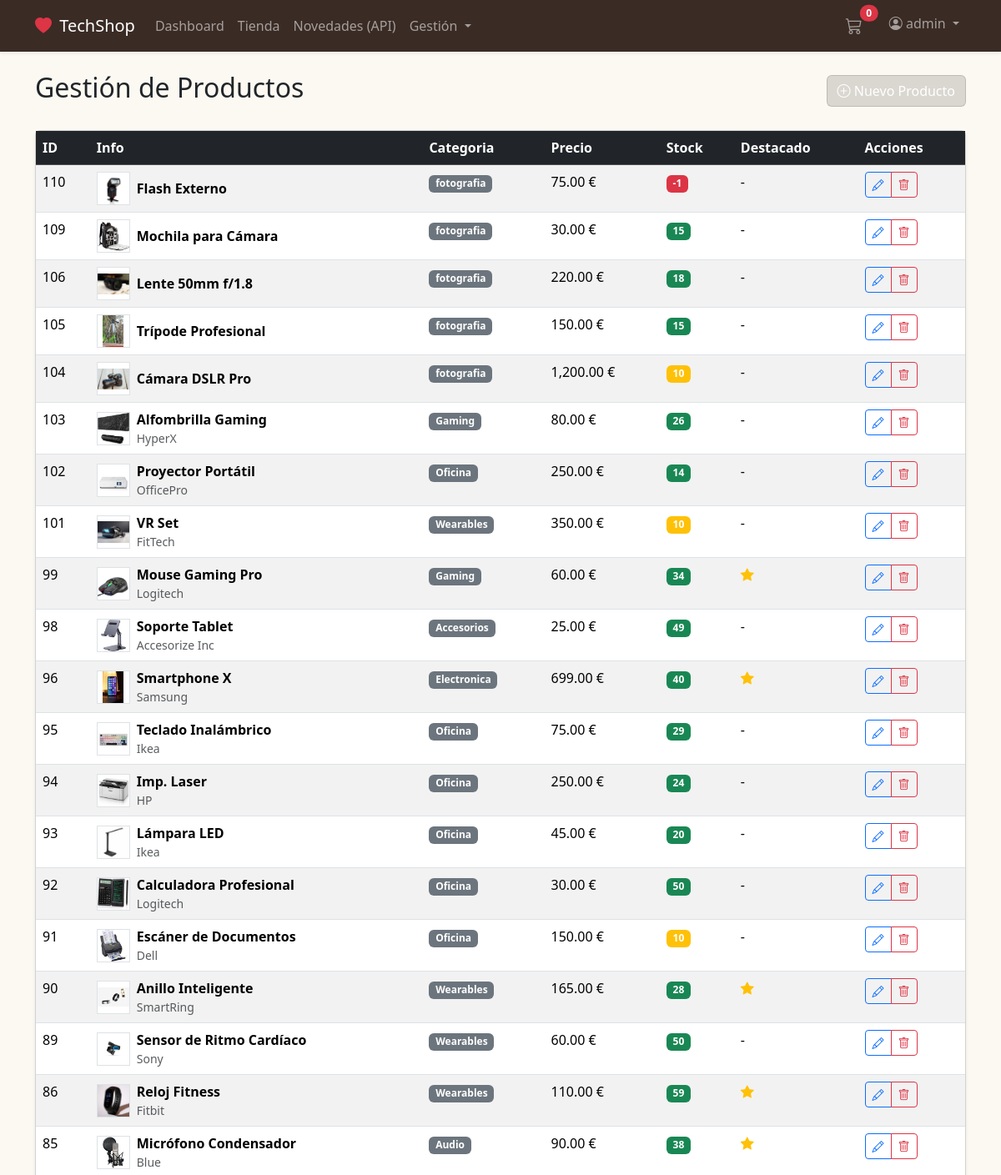
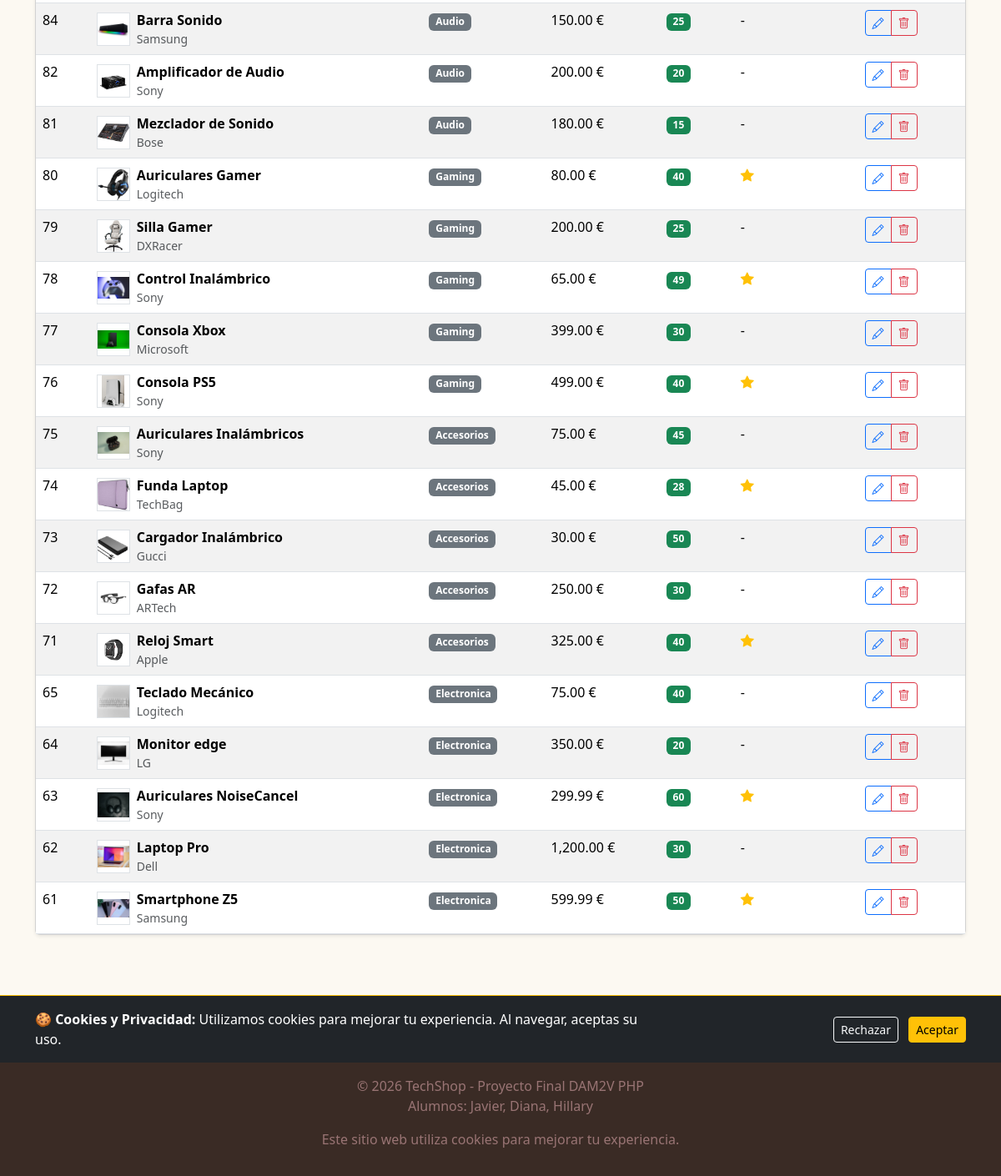
The app's page /crud_productos.php (signed in) with its own data (2 pictures, top to bottom).
### tables this page shows
CREATE TABLE `usuarios` (
  `id` int(11) NOT NULL,
  `nombre_usuario` varchar(50) NOT NULL,
  `email` varchar(100) NOT NULL,
  `password` varchar(255) NOT NULL,
  `nombre` varchar(50) NOT NULL,
  `apellidos` varchar(100) NOT NULL,
  `telefono` varchar(20) DEFAULT NULL,
  `direccion` text DEFAULT NULL,
  `fecha_registro` datetime DEFAULT current_timestamp(),
  `activo` tinyint(1) DEFAULT 1,
  `rol` enum('admin','vendedor','cliente') DEFAULT 'cliente'
);

CREATE TABLE `productos` (
  `id` int(11) NOT NULL,
  `nombre` varchar(100) NOT NULL,
  `descripcion` text DEFAULT NULL,
  `precio` decimal(10,2) NOT NULL,
  `stock` int(11) NOT NULL DEFAULT 0,
  `categoria` enum('Electronica','fotografia','Accesorios','Gaming','Audio','Wearables','Oficina') NOT NULL,
  `imagen_url` varchar(255) DEFAULT NULL,
  `fecha_alta` datetime DEFAULT current_timestamp(),
  `destacado` enum('si','no') DEFAULT 'no',
  `proveedor` varchar(100) DEFAULT NULL
);

### includes/functions.php (called while the page is built, shortened)
<?php
function isLogged()
{
    return isset($_SESSION['usuario_id']);
}
function isSellerOrAdmin()
{
    return isLogged() && isset($_SESSION['usuario_rol']) && in_array($_SESSION['usuario_rol'], ['admin', 'vendedor']);
}
function getLoggedUser($pdo)
{
    if (isLogged()) {
        $stmt = $pdo->prepare("SELECT * FROM usuarios WHERE id = ?");
        $stmt->execute([$_SESSION['usuario_id']]);
        $user = $stmt->fetch();
        return $user ? $user : false;
    }
    return false;
}
?>

### crud_productos.php (the view, shortened to what this page needs)
<?php
require_once 'config/db.php';
require_once 'includes/functions.php';
$action = $_GET['action'] ?? 'list';
require_once 'includes/header.php';
?>
<div class="d-flex justify-content-between align-items-center mb-4">
    <h2>Gestión de Productos</h2>
    <?php if ($action === 'list'): ?>
        <a href="?action=create" class="btn btn-primary"><i class="bi bi-plus-circle"></i> Nuevo Producto</a>
    <?php else: ?>
        <a href="?action=list" class="btn btn-secondary">Volver al listado</a>
    <?php endif; ?>
</div>
<?php if ($action === 'list'): ?>
    <?php
    $stmt = $pdo->query("SELECT * FROM productos ORDER BY id DESC");
    $productos = $stmt->fetchAll();
    ?>
    <div class="card shadow-sm">
        <div class="card-body p-0">
            <div class="table-responsive">
                <table class="table table-hover table-striped mb-0">
                    <thead class="table-dark">
                        <tr>
                            <th>ID</th>
                            <th>Info</th>
                            <th>Categoria</th>
                            <th>Precio</th>
                            <th>Stock</th>
                            <th>Destacado</th>
                            <th>Acciones</th>
                        </tr>
                    </thead>
                    <tbody>
                        <?php foreach ($productos as $p): ?>
                            <tr>
                                <td>
                                    <?= $p['id'] ?>
                                </td>
                                <td>
                                    <div class="d-flex align-items-center">
                                        <img src="<?= htmlspecialchars($p['imagen_url'] ? $p['imagen_url'] : 'https://via.placeholder.com/40') ?>"
                                            style="width: 40px; height: 40px; object-fit: contain" class="me-2 border bg-white">
                                        <div>
                                            <strong>
                                                <?= htmlspecialchars($p['nombre']) ?>
                                            </strong>
                                            <div class="small text-muted">
                                                <?= htmlspecialchars($p['proveedor']) ?>
                                            </div>
                                        </div>
                                    </div>
                                </td>
                                <td><span class="badge bg-secondary">
                                        <?= htmlspecialchars($p['categoria']) ?>
                                    </span></td>
                                <td>
                                    <?= number_format($p['precio'], 2) ?> €
                                </td>
                                <td>
                                    <span
                                        class="badge <?= $p['stock'] > 10 ? 'bg-success' : ($p['stock'] > 0 ? 'bg-warning' : 'bg-danger') ?>">
                                        <?= $p['stock'] ?>
                                    </span>
                                </td>
                                <td>
                                    <?= $p['destacado'] == 'si' ? '<i class="bi bi-star-fill text-warning"></i>' : '-' ?>
                                </td>
                                <td>
                                    <div class="btn-group btn-group-sm">
                                        <a href="?action=edit&id=<?= $p['id'] ?>" class="btn btn-outline-primary"
                                            title="Editar"><i class="bi bi-pencil"></i></a>
                                        <a href="?delete=<?= $p['id'] ?>" class="btn btn-outline-danger" title="Borrar"
                                            onclick="return confirmarBorrado('producto');"><i class="bi bi-trash"></i></a>
                                    </div>
                                </td>
                            </tr>
                        <?php endforeach; ?>
                    </tbody>
                </table>
            </div>
        </div>
    </div>
<?php endif; ?>
<?php require_once 'includes/footer.php'; ?>

### includes/header.php (shortened to what this page needs)
<?php
require_once __DIR__ . '/../config/db.php';
require_once __DIR__ . '/functions.php';
$loggedUser = getLoggedUser($pdo);
?>
<!DOCTYPE html>
<html lang="es">
<head>
    <link href="https://cdn.jsdelivr.net/npm/bootstrap@5.3.2/dist/css/bootstrap.min.css" rel="stylesheet">
    <link href="css/estilos.css" rel="stylesheet">
    <link rel="stylesheet" href="https://cdn.jsdelivr.net/npm/bootstrap-icons@1.11.1/font/bootstrap-icons.css">
</head>
<body>
    <nav class="navbar navbar-expand-lg navbar-dark nav-petshop shadow-sm">
        <div class="container">
            <a class="navbar-brand" href="dashboard.php">
                <i class="bi bi-heart-fill text-danger me-1"></i> TechShop
            </a>
            <div class="collapse navbar-collapse" id="navbarNav">
                <ul class="navbar-nav me-auto">
                    <?php if (isLogged()): ?>
                        <?php if (isSellerOrAdmin()): ?>
                            <li class="nav-item">
                                <a class="nav-link" href="dashboard.php">Dashboard</a>
                            </li>
                            <li class="nav-item">
                                <a class="nav-link" href="productos_publicos.php">Tienda</a>
                            </li>
                            <li class="nav-item">
                                <a class="nav-link" href="api_externa.php">Novedades (API)</a>
                            </li>
                            <li class="nav-item dropdown">
                                <a class="nav-link dropdown-toggle" href="#" role="button" data-bs-toggle="dropdown">
                                    Gestión
                                </a>
                            </li>
                        <?php endif; ?>
                    <?php else: ?>
                        <li class="nav-item">
                            <a class="nav-link" href="productos_publicos.php">Tienda Publica</a>
                        </li>
                    <?php endif; ?>
                </ul>
                <ul class="navbar-nav">
                    <?php if (isLogged()): ?>
                        <li class="nav-item">
                            <a class="nav-link position-relative me-3" href="#" data-bs-toggle="modal"
                                data-bs-target="#cartModal">
                                <i class="bi bi-cart3 fs-5"></i>
                                <span
                                    class="position-absolute top-10 start-100 translate-middle badge rounded-pill bg-danger"
                                    id="cartCount">0</span>
                            </a>
                        </li>
                        <li class="nav-item dropdown">
                            <a class="nav-link dropdown-toggle" href="#" role="button" data-bs-toggle="dropdown">
                                <i class="bi bi-person-circle"></i>
                                <?= htmlspecialchars($loggedUser['nombre_usuario']) ?>
                            </a>
                        </li>
                    <?php endif; ?>
                </ul>
            </div>
        </div>
    </nav>
    <main class="container my-4">

### css/estilos.css (style rules this page uses)
:root { --pet-primary: #453f3a2e; --pet-secondary: #4ea899; --pet-dark: #3a2b25; }
body { background-color: #fcf9f2; display: flex; flex-direction: column; min-height: 100vh; }
main { flex: 1; }
.nav-petshop { background-color: var(--pet-dark) !important; }
.btn-primary { background-color: var(--pet-primary) !important; border-color: var(--pet-primary) !important; }

### records on screen
usuarios: nombre_usuario "admin"
productos: id "110", imagen_url (picture), nombre "Flash Externo", categoria "fotografia", precio "75.00", stock "-1"
productos: id "109", imagen_url (picture), nombre "Mochila para Cámara", categoria "fotografia", precio "30.00", stock "15"
productos: id "106", imagen_url (picture), nombre "Lente 50mm f/1.8", categoria "fotografia", precio "220.00", stock "18"
productos: id "105", imagen_url (picture), nombre "Trípode Profesional", categoria "fotografia", precio "150.00", stock "15"
productos: id "104", imagen_url (picture), nombre "Cámara DSLR Pro", categoria "fotografia", precio "1,200.00", stock "10"
productos: id "103", imagen_url (picture), nombre "Alfombrilla Gaming", proveedor "HyperX", categoria "Gaming", precio "80.00", stock "26"
productos: id "102", imagen_url (picture), nombre "Proyector Portátil", proveedor "OfficePro", categoria "Oficina", precio "250.00", stock "14"
productos: id "101", imagen_url (picture), nombre "VR Set", proveedor "FitTech", categoria "Wearables", precio "350.00", stock "10"
productos: id "99", imagen_url (picture), nombre "Mouse Gaming Pro", proveedor "Logitech", categoria "Gaming", precio "60.00", stock "34", destacado "si" (drawn)
productos: id "98", imagen_url (picture), nombre "Soporte Tablet", proveedor "Accesorize Inc", categoria "Accesorios", precio "25.00", stock "49"
productos: id "96", imagen_url (picture), nombre "Smartphone X", proveedor "Samsung", categoria "Electronica", precio "699.00", stock "40", destacado "si" (drawn)
productos: id "95", imagen_url (picture), nombre "Teclado Inalámbrico", proveedor "Ikea", categoria "Oficina", precio "75.00", stock "29"
productos: id "94", imagen_url (picture), nombre "Imp. Laser", proveedor "HP", categoria "Oficina", precio "250.00", stock "24"
productos: id "93", imagen_url (picture), nombre "Lámpara LED", proveedor "Ikea", categoria "Oficina", precio "45.00", stock "20"
productos: id "92", imagen_url (picture), nombre "Calculadora Profesional", proveedor "Logitech", categoria "Oficina", precio "30.00", stock "50"
productos: id "91", imagen_url (picture), nombre "Escáner de Documentos", proveedor "Dell", categoria "Oficina", precio "150.00", stock "10"
productos: id "90", imagen_url (picture), nombre "Anillo Inteligente", proveedor "SmartRing", categoria "Wearables", precio "165.00", stock "28", destacado "si" (drawn)
productos: id "89", imagen_url (picture), nombre "Sensor de Ritmo Cardíaco", proveedor "Sony", categoria "Wearables", precio "60.00", stock "50"
productos: id "86", imagen_url (picture), nombre "Reloj Fitness", proveedor "Fitbit", categoria "Wearables", precio "110.00", stock "59", destacado "si" (drawn)
productos: id "85", imagen_url (picture), nombre "Micrófono Condensador", proveedor "Blue", categoria "Audio", precio "90.00", stock "38", destacado "si" (drawn)
productos: id "84", imagen_url (picture), nombre "Barra Sonido", proveedor "Samsung", categoria "Audio", precio "150.00", stock "25"
productos: id "82", imagen_url (picture), nombre "Amplificador de Audio", proveedor "Sony", categoria "Audio", precio "200.00", stock "20"
productos: id "81", imagen_url (picture), nombre "Mezclador de Sonido", proveedor "Bose", categoria "Audio", precio "180.00", stock "15"
productos: id "80", imagen_url (picture), nombre "Auriculares Gamer", proveedor "Logitech", categoria "Gaming", precio "80.00", stock "40", destacado "si" (drawn)
productos: id "79", imagen_url (picture), nombre "Silla Gamer", proveedor "DXRacer", categoria "Gaming", precio "200.00", stock "25"
productos: id "78", imagen_url (picture), nombre "Control Inalámbrico", proveedor "Sony", categoria "Gaming", precio "65.00", stock "49", destacado "si" (drawn)
productos: id "77", imagen_url (picture), nombre "Consola Xbox", proveedor "Microsoft", categoria "Gaming", precio "399.00", stock "30"
productos: id "76", imagen_url (picture), nombre "Consola PS5", proveedor "Sony", categoria "Gaming", precio "499.00", stock "40", destacado "si" (drawn)
productos: id "75", imagen_url (picture), nombre "Auriculares Inalámbricos", proveedor "Sony", categoria "Accesorios", precio "75.00", stock "45"
productos: id "74", imagen_url (picture), nombre "Funda Laptop", proveedor "TechBag", categoria "Accesorios", precio "45.00", stock "28", destacado "si" (drawn)
productos: id "73", imagen_url (picture), nombre "Cargador Inalámbrico", proveedor "Gucci", categoria "Accesorios", precio "30.00", stock "50"
productos: id "72", imagen_url (picture), nombre "Gafas AR", proveedor "ARTech", categoria "Accesorios", precio "250.00", stock "30"
productos: id "71", imagen_url (picture), nombre "Reloj Smart", proveedor "Apple", categoria "Accesorios", precio "325.00", stock "40", destacado "si" (drawn)
productos: id "65", imagen_url (picture), nombre "Teclado Mecánico", proveedor "Logitech", categoria "Electronica", precio "75.00", stock "40"
productos: id "64", imagen_url (picture), nombre "Monitor edge", proveedor "LG", categoria "Electronica", precio "350.00", stock "20"
productos: id "63", imagen_url (picture), nombre "Auriculares NoiseCancel", proveedor "Sony", categoria "Electronica", precio "299.99", stock "60", destacado "si" (drawn)
productos: id "62", imagen_url (picture), nombre "Laptop Pro", proveedor "Dell", categoria "Electronica", precio "1,200.00", stock "30"
productos: id "61", imagen_url (picture), nombre "Smartphone Z5", proveedor "Samsung", categoria "Electronica", precio "599.99", stock "50", destacado "si" (drawn)
